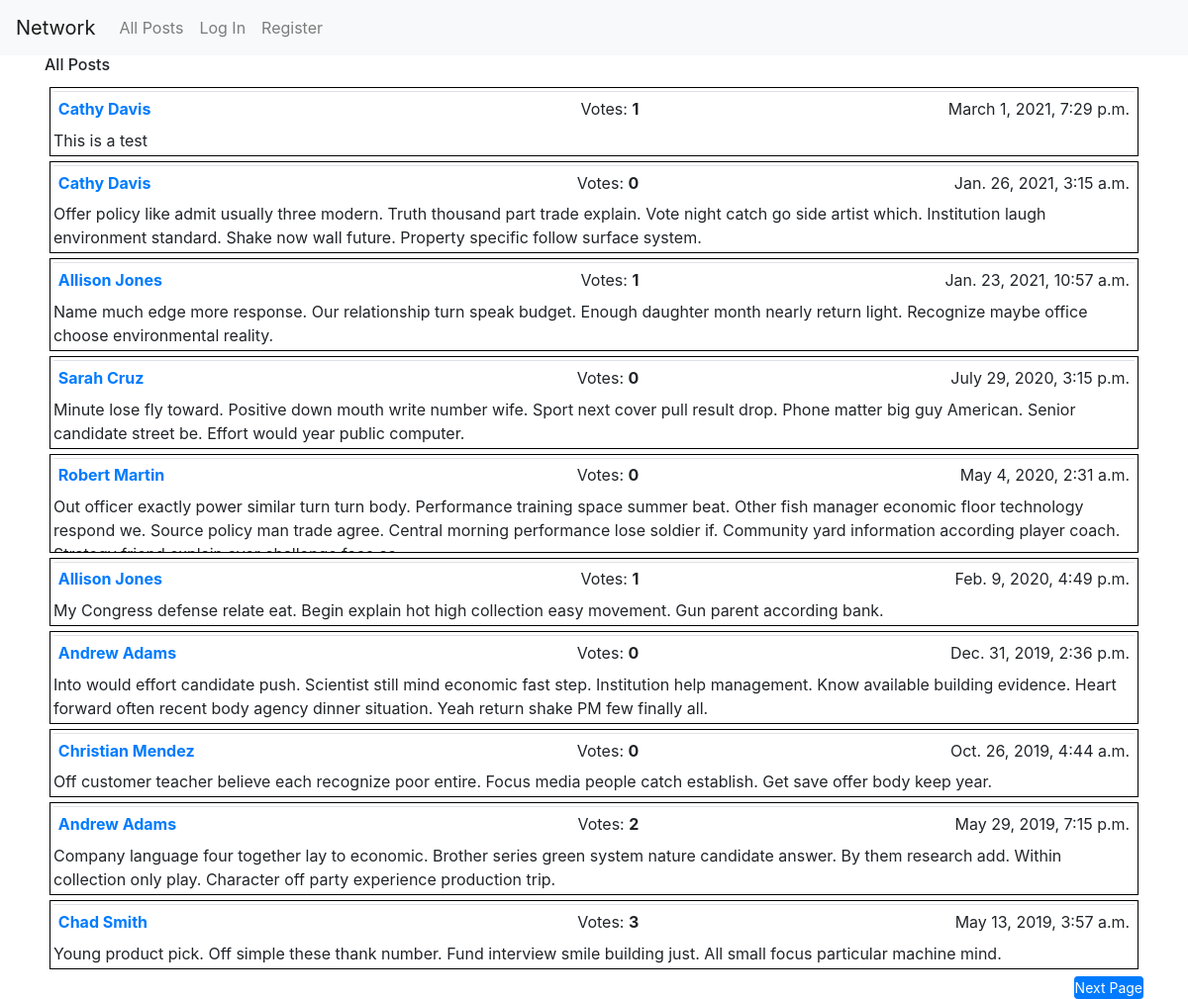
The page / on the database its author committed.
### network/models.py (models this page shows, shortened)
class Post(models.Model):
    user = models.ForeignKey("User", on_delete=models.CASCADE, related_name='posts')
    timestamp = models.DateTimeField(default=timezone.now)
    body = models.TextField(blank=False)
    class Meta:
        ordering = ["-timestamp"]

class User(AbstractUser):
    pass

### network/views.py (the view)
# urls.py: path("", views.index, name="index"),
def index(request):
    all_posts = utils.enrich(request, Post.objects.all().order_by('-timestamp'))
    paginator = Paginator(all_posts, 10)
    page_number = request.GET.get('page')
    page_obj = paginator.get_page(page_number)
    return render(request, 'network/index.html', {'page_obj': page_obj})

### network/utils.py (called while the page is built)
def enrich (request, p):
    all_posts = p.annotate(num_votes=Count("vote"))
    if request.user.is_authenticated:
        u1 = request.user
        v1 = Vote.objects.filter(user=u1).values_list('like')
        all_posts = all_posts.annotate(has_my_vote=Case(
            When(id__in=v1), then=Value(True), default=Value(False), output_field=BooleanField()
        ))
    return (all_posts)

### network/templates/network/index.html (shortened to what this page needs)
{% extends "network/layout.html" %}
{% load static %}
{% block body %}
  <div id="all-post-view">
    <h6>All Posts</h6>
  </div>
{% endblock %}

### network/templates/network/layout.html (shortened to what this page needs)
{% load static %}
<!DOCTYPE html>
<html lang="en">
    <head>
        <link rel="stylesheet" href="https://stackpath.bootstrapcdn.com/bootstrap/4.4.1/css/bootstrap.min.css">
        <link href="{% static 'network/styles.css' %}" rel="stylesheet">
    </head>
    <body>
        <nav class="navbar navbar-expand-lg navbar-light bg-light">
            <a class="navbar-brand" href="#">Network</a>
            <div>
              <ul class="navbar-nav mr-auto">
                <li class="nav-item">
                  <a class="nav-link" href="{% url 'index' %}">All Posts</a>
                </li>
                {% if user.is_authenticated %}
                    <li class="nav-item">
                        <a class="nav-link" href="{% url 'following_posts' user.id %}">Following</a>
                    </li>
                    <li class="nav-item">
                        <a class="nav-link" href="{% url 'logout' %}">Log Out</a>
                    </li>
                {% else %}
                    <li class="nav-item">
                        <a class="nav-link" href="{% url 'login' %}">Log In</a>
                    </li>
                    <li class="nav-item">
                        <a class="nav-link" href="{% url 'register' %}">Register</a>
                    </li>
                {% endif %}
              </ul>
            </div>
          </nav>
        <div class="container">
            {% block body %}
            {% endblock %}
        <div class="pagination">
          <span class="step-links">
            {% for post in page_obj %}
              <div class="posts">
                <table class = "table table1 table-sm">
                  <tr>
                      <td class="w-40"><a href="{% url 'resume' post.user.id %}">
                            <b>{{ post.user.first_name }} {{ post.user.last_name }}</b>
                          </a>
                      </td>
                      <td class="w-15" style="text-align: right" id="votes">Votes:  <b>{{ post.num_votes }}</b>&nbsp</td>
                      <td class="w-10" style="text-align: center" id="vote-btn">
                      </td>
                      <td class="w-30"><span style="float: right">{{ post.timestamp }}</span></td>
                  </tr>
                </table>
                {% if post.user.username == user.username %}
                  <div class="match" onclick="update_post(this, {{ post.id }})">
                    {{ post.body }}
                  </div>
                {% else %}
                  <div class="nomatch">
                    {{ post.body }}
                  </div>
                {% endif %}
              </div>
            {% endfor %}
            {% if page_obj.has_next %}
              <span style="float: right">
                <a class="btn btn-primary btn-sm" href="?page={{ page_obj.next_page_number }}">Next Page</a>
              </span>
            {% endif %}
          </span>
        </div>
        </div>
    </body>
</html>

### network/static/network/styles.css (style rules this page uses)
html { font-family: Arial, sans-serif; }
.posts { max-height: 100px; overflow-y: auto; padding: 3px; margin: 5px; border: 1px solid black; }
.btn { padding: 0; }
.table1 { padding: 3px; border-collapse: collapse; margin-bottom: 3px; table-layout: fixed; }
table .w-15 { width: 15%; }
table .w-30 { width: 30%; }
table .w-40 { width: 40%; }
#votes { text-align: right; }
#vote-btn { text-align: center; }

### rows shown on the page
Post: user.first_name "Cathy", user.last_name "Davis", num_votes "1", timestamp "March 1, 2021, 7:29 p.m.", body "This is a test"
Post: user.first_name "Cathy", user.last_name "Davis", num_votes "0", timestamp "Jan. 26, 2021, 3:15 a.m.", body "Offer policy like admit usually three modern. Truth thousand part trade explain. Vote night catch go side artist which. Institution laugh environment standard. Shake now wall future. Property specific follow surface system."
Post: user.first_name "Allison", user.last_name "Jones", num_votes "1", timestamp "Jan. 23, 2021, 10:57 a.m.", body "Name much edge more response. Our relationship turn speak budget. Enough daughter month nearly return light. Recognize maybe office choose environmental reality."
Post: user.first_name "Sarah", user.last_name "Cruz", num_votes "0", timestamp "July 29, 2020, 3:15 p.m.", body "Minute lose fly toward. Positive down mouth write number wife. Sport next cover pull result drop. Phone matter big guy American. Senior candidate street be. Effort would year public computer."
Post: user.first_name "Robert", user.last_name "Martin", num_votes "0", timestamp "May 4, 2020, 2:31 a.m.", body "Out officer exactly power similar turn turn body. Performance training space summer beat. Other fish manager economic floor technology respond we. Source policy man trade agree. Central morning performance lose soldier if. Community yard information according player coach.…"
Post: user.first_name "Allison", user.last_name "Jones", num_votes "1", timestamp "Feb. 9, 2020, 4:49 p.m.", body "My Congress defense relate eat. Begin explain hot high collection easy movement. Gun parent according bank."
Post: user.first_name "Andrew", user.last_name "Adams", num_votes "0", timestamp "Dec. 31, 2019, 2:36 p.m.", body "Into would effort candidate push. Scientist still mind economic fast step. Institution help management. Know available building evidence. Heart forward often recent body agency dinner situation. Yeah return shake PM few finally all."
Post: user.first_name "Christian", user.last_name "Mendez", num_votes "0", timestamp "Oct. 26, 2019, 4:44 a.m.", body "Off customer teacher believe each recognize poor entire. Focus media people catch establish. Get save offer body keep year."
Post: user.first_name "Andrew", user.last_name "Adams", num_votes "2", timestamp "May 29, 2019, 7:15 p.m.", body "Company language four together lay to economic. Brother series green system nature candidate answer. By them research add. Within collection only play. Character off party experience production trip."
Post: user.first_name "Chad", user.last_name "Smith", num_votes "3", timestamp "May 13, 2019, 3:57 a.m.", body "Young product pick. Off simple these thank number. Fund interview smile building just. All small focus particular machine mind."
